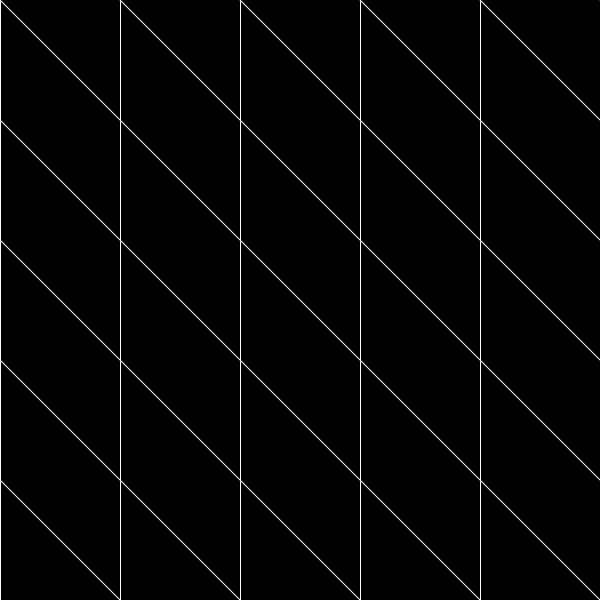
Frame 1 (no input)
Frame 60 (the mouse pressed at the canvas centre just before this capture): identical to frame 1, image omitted
Frame 120 (the mouse held since frame 60 and released just before this capture): identical to frame 1, image omitted

The Processing sketch that drew this single still picture (run headless with seeded random() and noise(); from frame 60 on, the mouse is pressed at the canvas centre):

// Processing sketch: sketch_191226a
// ── sketch_191226a.pde
float gap;
void setup(){
  size(600, 600);
  
  gap = width/5;
}

void draw(){
  background(0);
  stroke(255);
  
  for(float i=0; i<=width; i+=gap){
   line(i,0,i,height); 
  }
  
  for(float i=-height; i<=height; i+=gap){
    line(0, i, 2*height*cos(radians(45)), i+2*height*sin(radians(45)));
  }
}

// ── Triangle.pde
class Triangle{
 
  float x, y;
  boolean toRight;
  
  
  
  
}
